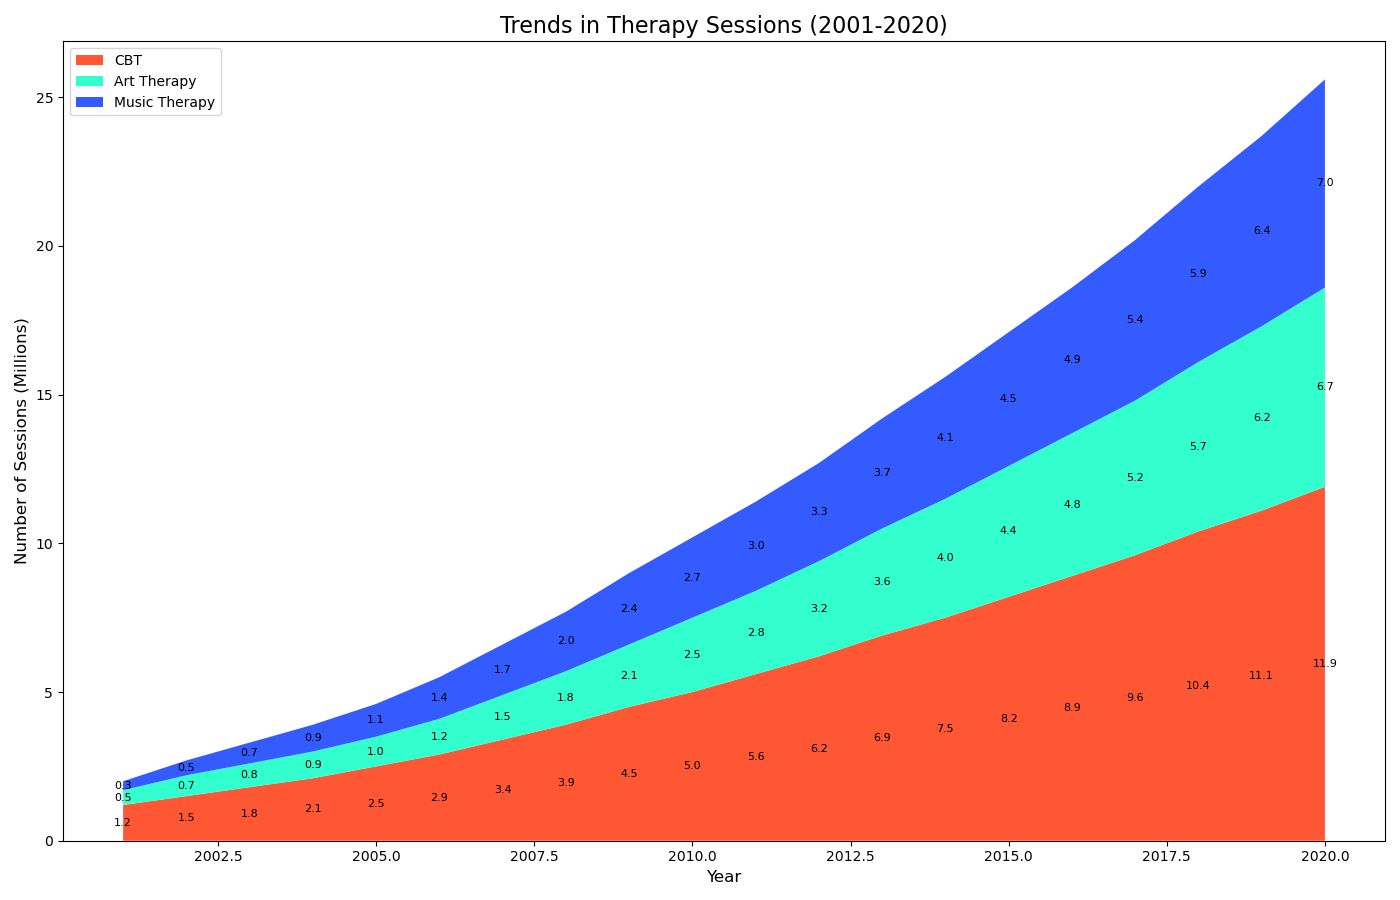

Write Python code to recreate this figure.

import matplotlib.pyplot as plt

# Data
years = list(range(2001, 2021))
cbt = [1.2, 1.5, 1.8, 2.1, 2.5, 2.9, 3.4, 3.9, 4.5, 5.0, 5.6, 6.2, 6.9, 7.5, 8.2, 8.9, 9.6, 10.4, 11.1, 11.9]
art_therapy = [0.5, 0.7, 0.8, 0.9, 1.0, 1.2, 1.5, 1.8, 2.1, 2.5, 2.8, 3.2, 3.6, 4.0, 4.4, 4.8, 5.2, 5.7, 6.2, 6.7]
music_therapy = [0.3, 0.5, 0.7, 0.9, 1.1, 1.4, 1.7, 2.0, 2.4, 2.7, 3.0, 3.3, 3.7, 4.1, 4.5, 4.9, 5.4, 5.9, 6.4, 7.0]

# Plotting the stacked area chart
plt.figure(figsize=(14, 9))  # Change the size of the chart (width, height)
plt.stackplot(years, cbt, art_therapy, music_therapy, colors=['#FF5733', '#33FFCE', '#335BFF'])

# Annotations
for year, cb, at, mt in zip(years, cbt, art_therapy, music_therapy):
    plt.text(year, cb/2, f"{cb}", va='center', ha='center', color='black', fontsize=8)
    plt.text(year, cb + at/2, f"{at}", va='center', ha='center', color='black', fontsize=8)
    plt.text(year, cb + at + mt/2, f"{mt}", va='center', ha='center', color='black', fontsize=8)

# Titles and labels
plt.title('Trends in Therapy Sessions (2001-2020)', fontsize=16, loc='center')
plt.xlabel('Year', fontsize=12)
plt.ylabel('Number of Sessions (Millions)', fontsize=12)

# Customize the legend
plt.legend(['CBT', 'Art Therapy', 'Music Therapy'], loc='upper left')

# Show the plot
plt.tight_layout()
plt.show()
